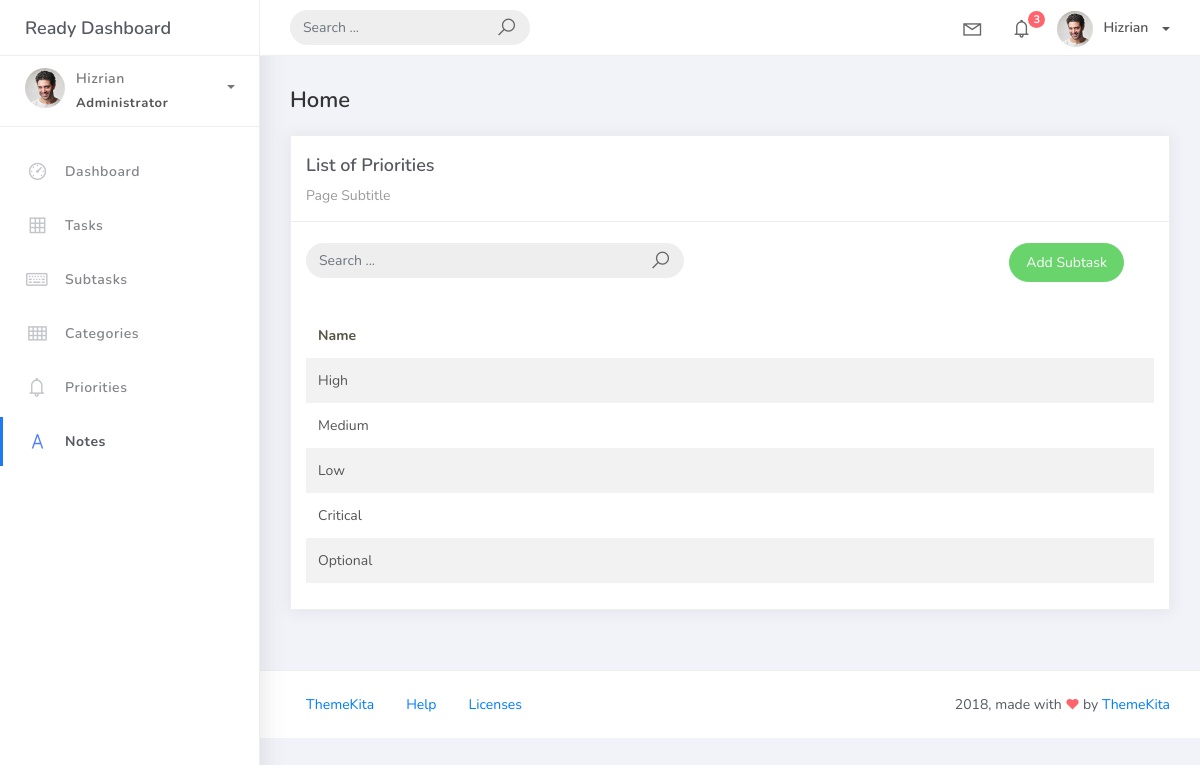
Page /priority_list/ on the committed database.
### taskmanager/models.py (models this page shows, shortened)
class BaseModel(models.Model):
    created_at = models.DateTimeField(auto_now_add=True, db_index=True,)
    updated_at = models.DateTimeField(auto_now=True,)
    class Meta:
        abstract = True

class Priority(BaseModel):
    priority_name = models.CharField(max_length=100)
    class Meta:
        verbose_name = "Priority"
        verbose_name_plural = "Priorities"

### taskmanager/views.py (the view)
# urls.py: path('priority_list/', PrioritiesView.as_view(), name='priority-list'),
class PrioritiesView(ListView):
    model = Priority
    context_object_name = 'priority'
    template_name = 'priority_list.html'
    paginate_by = 5
    def get_queryset(self):
        queryset = super().get_queryset()
        query = self.request.GET.get('q')
        if query:
            queryset = queryset.filter(priority_name__icontains=query)
        return queryset

### templates/priority_list.html (shortened to what this page needs)
{% extends 'base.html' %}
{% load static %}
{% block content %}
<div class="content">
  <div class="container-fluid">
    <h4 class="page-title">Home</h4>
    <div class="row">
      <div class="col-md-12">
        <div class="card">
          <div class="card-header">
            <div class="card-title">List of Priorities</div>
            <div class="card-category">Page Subtitle</div>
          </div>
          <br />
            <div class="col-md-12 row">
              <div class="col-md-6">
                <form class="navbar-left navbar-form nav-search mr-md-3" action="">
                  <div class="input-group">
                    <input type="text" placeholder="Search ..." class="form-control" />
                    <div class="input-group-append">
                      <span class="input-group-text">
                        <i class="la la-search search-icon"></i>
                      </span>
                    </div>
                  </div>
                </form>
              </div>
              <div class="col-md-6">
                <div class="pull-right">
                  <a href="{% url 'subtask-add' %}" class="btn btn-success btn-rounded">
                    Add Subtask
                  </a>
                </div>
              </div>
            </div>
          <div class="card-body">
            <table class="table table-striped mt-3">
              <thead>
                <tr>
                  <th scope="col">Name</th>
                </tr>
              </thead>
              <tbody>
                {% for object in object_list %}
                <tr>
                  <td>{{ object.priority_name }}</td>
                </tr>
                {% endfor %}
              </tbody>
            </table>
          </div>
        </div>
      </div>
    </div>
  </div>
</div>
{% endblock %}

### rows in the picture
Priority: priority_name "High"
Priority: priority_name "Medium"
Priority: priority_name "Low"
Priority: priority_name "Critical"
Priority: priority_name "Optional"
